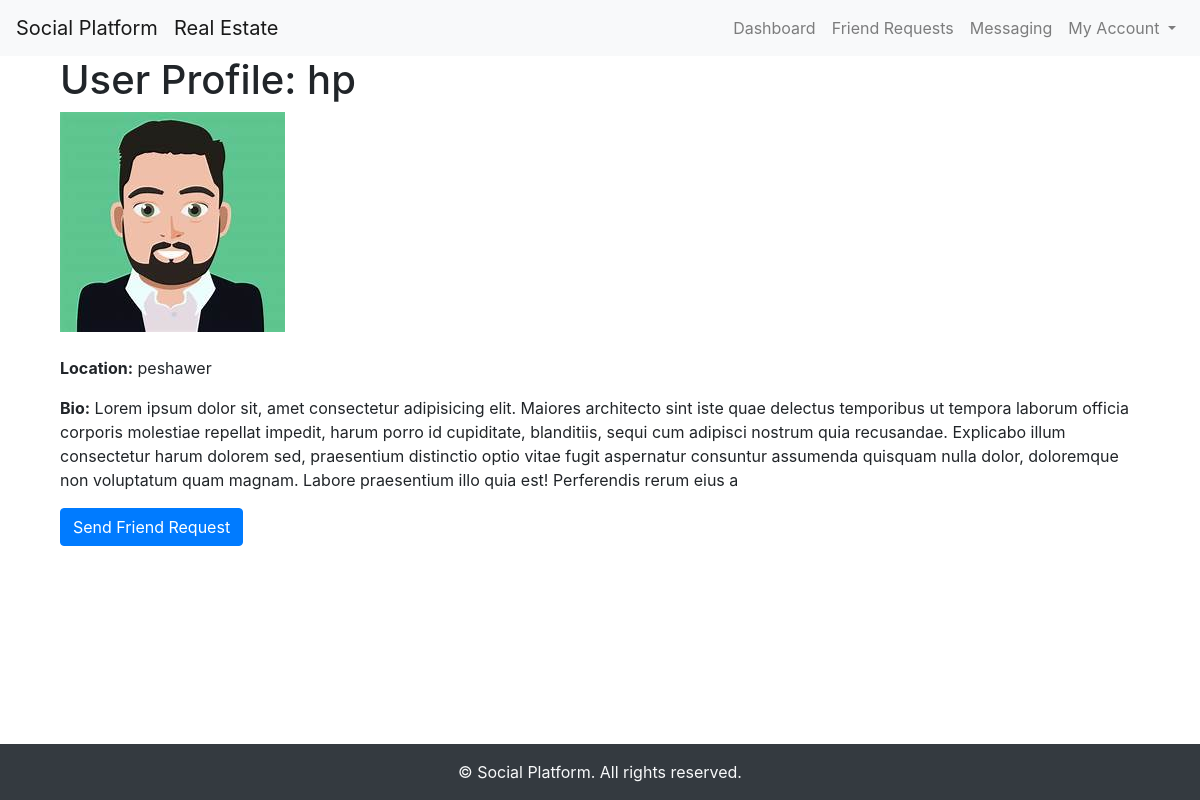
The app's page /social/profile/hp/ (signed in) with its own data.
### social/models.py (models this page shows, shortened)
class UserProfile(models.Model):
    user = models.OneToOneField(User, on_delete=models.CASCADE)
    profile_picture = models.ImageField(upload_to='profile_pics/', blank=True, null=True)
    bio = models.TextField(max_length=500, blank=True)
    location = models.CharField(max_length=50)
    PROFILE_VISIBILITY_CHOICES = (
        ('public', 'Public'),
        ('friends', 'Friends Only'),
        ('private', 'Private'),
    )
    profile_visibility = models.CharField(max_length=10, choices=PROFILE_VISIBILITY_CHOICES, default='public')
    MESSAGE_PRIVACY_CHOICES = (
        ('everyone', 'Everyone'),
        ('friends', 'Friends Only'),
        ('private', 'Private'),
    )
    message_privacy = models.CharField(max_length=10, choices=MESSAGE_PRIVACY_CHOICES, default='everyone')

### social/views.py (the view)
# urls.py: path('profile/<str:username>/', views.user_profile, name='user_profile'),
@login_required
def user_profile(request, username):
    user_profile = get_object_or_404(UserProfile, user__username=username)
    if user_profile.profile_visibility == 'private' and user_profile.user != request.user:
        messages.error(request, "This profile is private.")
        return redirect('social:dashboard')
    if request.method == 'POST':
        form = UserProfileForm(request.POST, request.FILES, instance=user_profile)
        if form.is_valid():
            form.save()
            messages.success(request, "Profile updated successfully.")
    else:
        form = UserProfileForm(instance=user_profile)
    return render(request, 'social/user_profile.html', {'user_profile': user_profile, 'form': form})

### social/templates/social/user_profile.html (shortened to what this page needs)
{% extends 'social/base.html' %}
{% block content %}
<div class="container">
    <h1>User Profile: {{ user_profile.user.username }}</h1>
    <div class="row">
        <div class="col-md-4">
            <img src="{{ user_profile.profile_picture.url }}" alt="Profile Picture" class="img-fluid">
        </div>
        <div class="col-md-8">
        </div>
    </div>
    <div class="mt-4">
            <p><strong>Location:</strong> {{ user_profile.location }}</p>
            <p><strong>Bio:</strong> {{ user_profile.bio }}</p>
            {% if user_profile.user != request.user %}
            <a href="{% url 'social:send_friend_request' user_profile.user.username %}" class="btn btn-primary">Send Friend Request</a>
            {% endif %}
    </div>
</div>
{% endblock %}

### social/templates/social/base.html (shortened to what this page needs)
<!DOCTYPE html>
<html lang="en">
<head>
    <link rel="stylesheet" href="https://stackpath.bootstrapcdn.com/bootstrap/4.5.2/css/bootstrap.min.css">
</head>
<body style="padding-bottom: 90px;">
<nav class="navbar navbar-expand-lg navbar-light bg-light">
    <a class="navbar-brand" href="{% url 'social:dashboard' %}">Social Platform</a>
    <a class="navbar-brand" href="/">Real Estate</a>
    <div class="collapse navbar-collapse" id="navbarNav">
        <ul class="navbar-nav ml-auto">
            <li class="nav-item">
                <a class="nav-link" href="{% url 'social:dashboard' %}">Dashboard</a>
            </li>
            <li class="nav-item">
                <a class="nav-link" href="{% url 'social:friend_requests' %}">Friend Requests</a>
            </li>
            <li class="nav-item">
                <a class="nav-link" href="{% url 'social:messaging' %}">Messaging</a>
            </li>
            <li class="nav-item dropdown  ">
                <a class="nav-link dropdown-toggle" href="#" id="navbarDropdown" role="button" data-toggle="dropdown" aria-haspopup="true" aria-expanded="false">
                    My Account
                </a>
            </li>
        </ul>
    </div>
</nav>
<main>
    <div class="container">
        {% block content %}
        {% endblock %}
    </div>
</main>
<footer class="bg-dark text-light text-center py-3">
    &copy; {{ year }} Social Platform. All rights reserved.
</footer>
</body>
</html>

### social/templates/social/base.html (style rules this page uses)
footer { position: fixed; bottom: 0; left: 0; right: 0; background-color: #343a40; color: #fff; text-align: center; padding: 10px 0; }

### records on screen
UserProfile: user.username "hp", profile_picture (picture), location "peshawer", bio "Lorem ipsum dolor sit, amet consectetur adipisicing elit. Maiores architecto sint iste quae delectus temporibus ut tempora laborum officia corporis molestiae repellat impedit, harum porro id cupiditate, blanditiis, sequi cum adipisci nostrum quia recusandae. Explicabo illum consectetur harum dolorem sed, praesentium distinctio optio vitae fugit aspernatur consuntur assumenda quisquam nulla dolor, doloremque non voluptatum quam magnam. Labore praesentium illo quia est! Perferendis rerum eius a"
